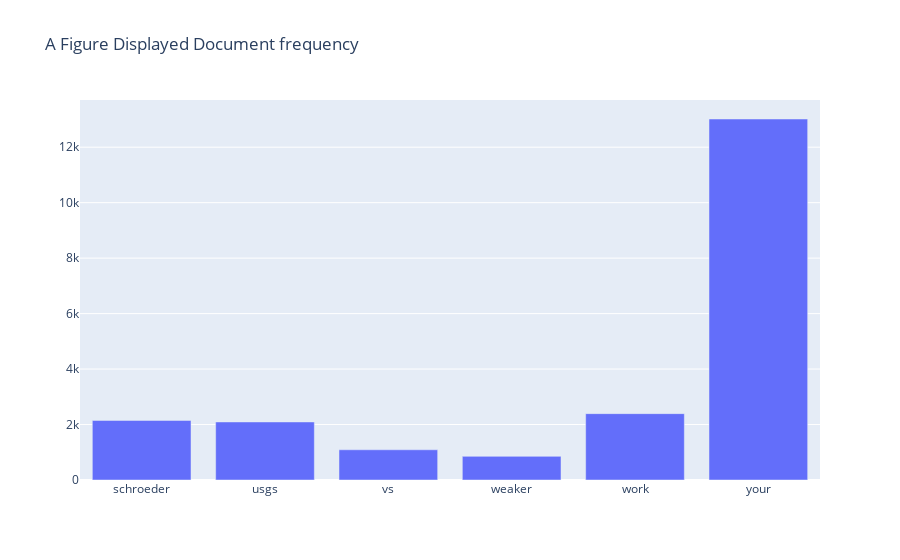

The notebook cell this image was saved under:
### Markdown cell above
### >>> **Exercise 14 (take home):** 
The chart above contains all the vocabulary, and it's computationally intensive to both compute and visualize. Can you efficiently reduce the number of terms you want to visualize as an exercise.

### Code cell
# Answer here
# [Reference] https://plotly.com/python/renderers/
import plotly.graph_objects as go

x_list = []
y_list = []
for x, y in zip(count_vect.get_feature_names_out(), term_frequencies):
    if y > 500:
        x_list.append(x)
        y_list.append(y)

fig = go.Figure(
    data=[go.Bar(x=x_list, 
                 y=y_list)],
    layout_title_text="A Figure Displayed Document frequency"
)

fig.show()

### Figure 1 — Plotly figure (JSON) as saved in the notebook; plotly's stock layout.template omitted (floating-point values rounded to 4 significant figures)
{"data": [{"type": "bar", "x": ["schroeder", "usgs", "vs", "weaker", "work", "your"], "y": [2148, 2093, 1090, 852, 2393, 13017]}], "layout": {"title": {"text": "A Figure Displayed Document frequency"}}}
